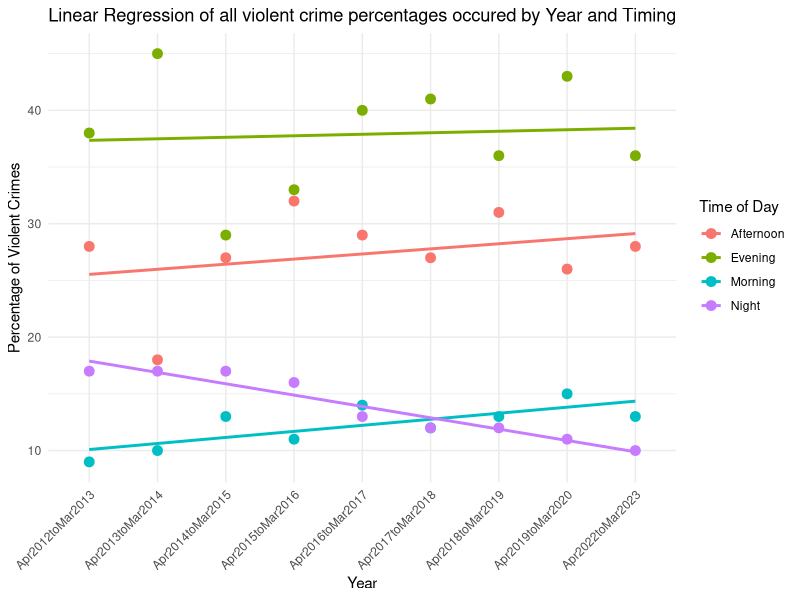
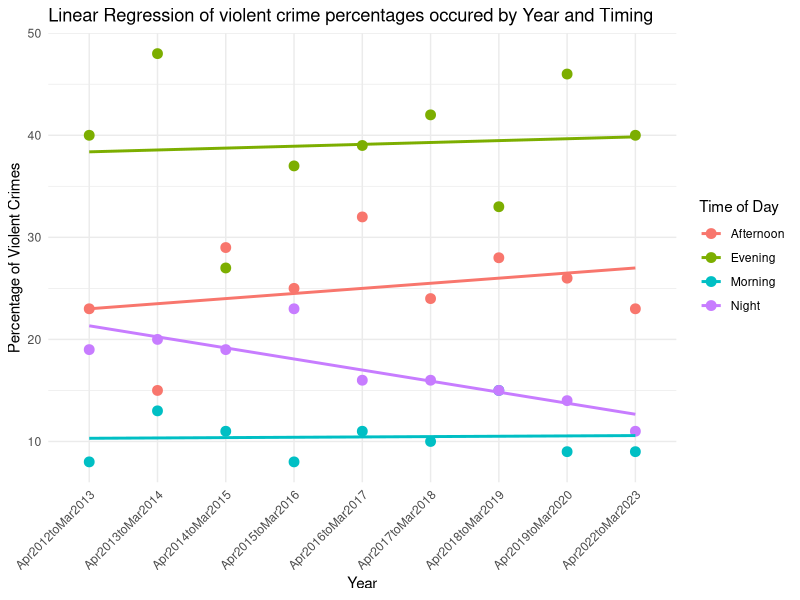
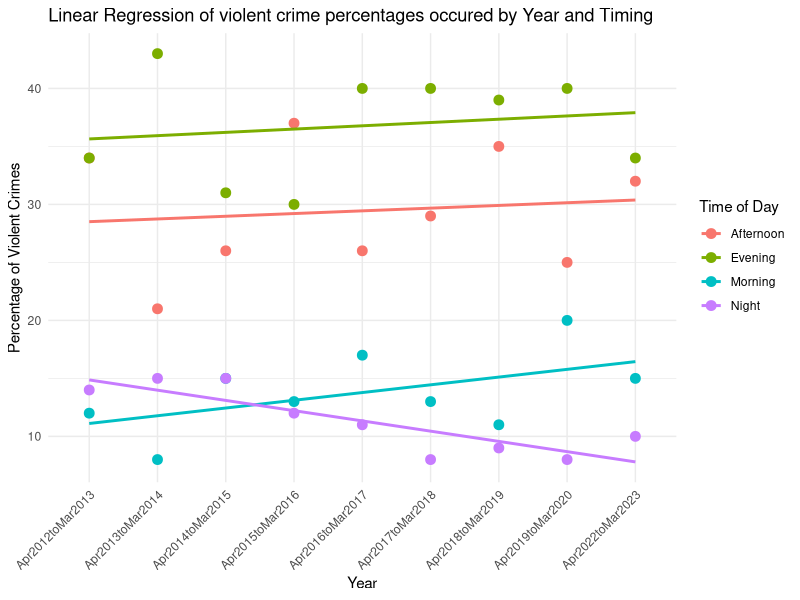
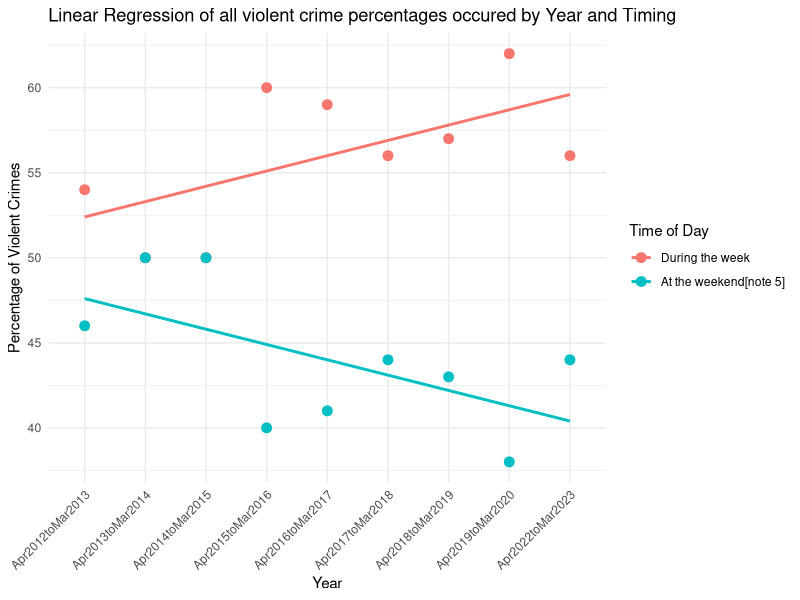

Generate these figures, in order, with R:
## ---- chunk 1
#Load tidyverse
library(tidyverse)
## ---- chunk 2
#read all violent crime csv file into tibble 
allCrimeDataset <- read_csv("natureofcrimeviolenceyemar2023- Table_1a.csv")
#read crime resulting in injury csv file into tibble 
injuryDataet <-  read_csv("natureofcrimeviolenceyemar2023(Table_1b).csv")
#read crime resulting in no injury csv file into tibble 
noInjuryDataet <-  read_csv("natureofcrimeviolenceyemar2023(Table_1e).csv")



#to remove all variables rm(list = ls())


## ---- chunk 3
#removing and renaming rows/columns
allCrimeTib <- allCrimeDataset %>%
  slice(-c(1:8)) %>%
  select(-c(11:12))  %>%
  slice(-c(1, 2, 3, 4, 7, 8, 10, 11, 13, 14, 15, 16, 17, 18 )) %>%
  rename(Timing = 1,
  Apr2012toMar2013 = 2,
  Apr2013toMar2014 = 3,
  Apr2014toMar2015 = 4,
  Apr2015toMar2016 = 5,
  Apr2016toMar2017 = 6,
  Apr2017toMar2018 = 7,
  Apr2018toMar2019 = 8,
  Apr2019toMar2020 = 9,
  Apr2022toMar2023 = 10
  ) 
  
  #format into long format
  allCrimeTibLong <- allCrimeTib %>%  pivot_longer (
    cols = starts_with("Apr"),
    names_to = "Year",
    values_to = "Percentage"
  )%>%
  mutate(Year = factor(Year), #factorise Year
         Timing = factor(Timing), #factorise Timing
         Percentage = as.numeric(Percentage)) #turn percentages as numbers
## ---- chunk 4
#removing and renaming rows/columns
injuryTib <- injuryDataet %>%
  slice(-c(1:8)) %>%
  select(-c(11:12))  %>%
  slice(-c(1, 2, 3, 4, 7, 8, 10, 11, 13, 14, 15, 16, 17, 18 )) %>%
  rename(Timing = 1,
  Apr2012toMar2013 = 2,
  Apr2013toMar2014 = 3,
  Apr2014toMar2015 = 4,
  Apr2015toMar2016 = 5,
  Apr2016toMar2017 = 6,
  Apr2017toMar2018 = 7,
  Apr2018toMar2019 = 8,
  Apr2019toMar2020 = 9,
  Apr2022toMar2023 = 10
  ) 
  
  #format into long format
  injuryTibLong <- injuryTib %>%  pivot_longer (
    cols = starts_with("Apr"),
    names_to = "Year",
    values_to = "Percentage"
  )%>%
  mutate(Year = factor(Year), #factorise Year
         Timing = factor(Timing), #factorise Timing
         Percentage = as.numeric(Percentage)) #turn percentages as numbers
## ---- chunk 5
#removing and renaming rows/columns
noInjuryTib <- noInjuryDataet %>%
  slice(-c(1:8)) %>%
  select(-c(11:12))  %>%
  slice(-c(1, 2, 3, 4, 7, 8, 10, 11, 13, 14, 15, 16, 17, 18 )) %>%
  rename(Timing = 1,
  Apr2012toMar2013 = 2,
  Apr2013toMar2014 = 3,
  Apr2014toMar2015 = 4,
  Apr2015toMar2016 = 5,
  Apr2016toMar2017 = 6,
  Apr2017toMar2018 = 7,
  Apr2018toMar2019 = 8,
  Apr2019toMar2020 = 9,
  Apr2022toMar2023 = 10
  ) 
  
  #format into long format
  noInjuryTibLong <- noInjuryTib %>%  pivot_longer (
    cols = starts_with("Apr"),
    names_to = "Year",
    values_to = "Percentage"
  )%>%
  mutate(Year = factor(Year), #factorise Year
         Timing = factor(Timing), #factorise Timing
         Percentage = as.numeric(Percentage)) #turn percentages as numbers
## ---- chunk 6

#linear regression model
modelAllCrime <- lm(Percentage ~ Timing, data = allCrimeTibLong) 

#display linear model
summary(modelAllCrime) 

#weekend as reference: tib$Timing <- relevel(tib$timing, ref = "During the week")
#morning as reference: tib$Timing <- relevel(tib$timing, ref = "Morning")
## ---- chunk 7
#linear regression model
modelWithInjury <- lm(Percentage ~ Timing, data = injuryTibLong) 

#display linear model
summary(modelWithInjury) 
## ---- chunk 8
#linear regression model
modelNoInjury <- lm(Percentage ~ Timing, data = noInjuryTibLong) 

#display linear model
summary(modelNoInjury) 
## ---- chunk 9
#plot linear model
ggplot(allCrimeTibLong, aes(x = Year, y = Percentage, color = Timing)) +
  geom_point(size = 3) +
  geom_smooth(method = "lm", se = FALSE, aes(group = Timing), linetype = "solid") +
  labs(
    title = "Linear Regression of all violent crime percentages occured by Year and Timing",
    x = "Year",
    y = "Percentage of Violent Crimes",
    color = "Time of Day"
    
  ) +
  theme_minimal() +
  theme(axis.text.x = element_text(angle = 45, hjust = 1))
## ---- chunk 10
#plot linear model
ggplot(injuryTibLong, aes(x = Year, y = Percentage, color = Timing)) +
  geom_point(size = 3) +
  geom_smooth(method = "lm", se = FALSE, aes(group = Timing), linetype = "solid") +
  labs(
    title = "Linear Regression of violent crime percentages occured by Year and Timing",
    x = "Year",
    y = "Percentage of Violent Crimes",
    color = "Time of Day"
    
  ) +
  theme_minimal() +
  theme(axis.text.x = element_text(angle = 45, hjust = 1))
## ---- chunk 11
#plot linear model
ggplot(noInjuryTibLong, aes(x = Year, y = Percentage, color = Timing)) +
  geom_point(size = 3) +
  geom_smooth(method = "lm", se = FALSE, aes(group = Timing), linetype = "solid") +
  labs(
    title = "Linear Regression of violent crime percentages occured by Year and Timing",
    x = "Year",
    y = "Percentage of Violent Crimes",
    color = "Time of Day"
    
  ) +
  theme_minimal() +
  theme(axis.text.x = element_text(angle = 45, hjust = 1))
## ---- chunk 12
#removing and renaming rows/columns
weekdayWeekend <- allCrimeDataset %>%
  slice(-c(1:8)) %>%
  select(-c(11:12))  %>%
  slice(-c(3, 4, 5, 6, 7, 8, 9, 10, 11, 12, 13, 14, 15, 16, 17, 18 )) %>%
  rename(Timing = 1,
  Apr2012toMar2013 = 2,
  Apr2013toMar2014 = 3,
  Apr2014toMar2015 = 4,
  Apr2015toMar2016 = 5,
  Apr2016toMar2017 = 6,
  Apr2017toMar2018 = 7,
  Apr2018toMar2019 = 8,
  Apr2019toMar2020 = 9,
  Apr2022toMar2023 = 10
  ) 
  
  #format into long format
  weekdayWeekendLong <- weekdayWeekend %>%  pivot_longer (
    cols = starts_with("Apr"),
    names_to = "Year",
    values_to = "Percentage"
  )%>%
  mutate(Year = factor(Year), #factorise Year
         Timing = factor(Timing, levels = c("During the week", "At the weekend[note 5]")), #factorise Timing and reorder level
         Percentage = as.numeric(Percentage)) #turn percentages as numbers
## ---- chunk 13
ttestWeekendvsWeekday <- t.test(Percentage ~ Timing, data = weekdayWeekendLong, var.equal = TRUE)

print(ttestWeekendvsWeekday)
## ---- chunk 14

#linear regression model
modelWeekdayWeekend <- lm(Percentage ~ Year + Timing, data = weekdayWeekendLong) 

#display linear model
summary(modelWeekdayWeekend) 

#weekend as reference: tib$Timing <- relevel(tib$timing, ref = "During the week")
#morning as reference: tib$Timing <- relevel(tib$timing, ref = "Morning")
## ---- chunk 15
#plot linear model
ggplot(weekdayWeekendLong, aes(x = Year, y = Percentage, color = Timing)) +
  geom_point(size = 3) +
  geom_smooth(method = "lm", se = FALSE, aes(group = Timing), linetype = "solid") +
  labs(
    title = "Linear Regression of all violent crime percentages occured by Year and Timing",
    x = "Year",
    y = "Percentage of Violent Crimes",
    color = "Time of Day"
    
  ) +
  theme_minimal() +
  theme(axis.text.x = element_text(angle = 45, hjust = 1))
